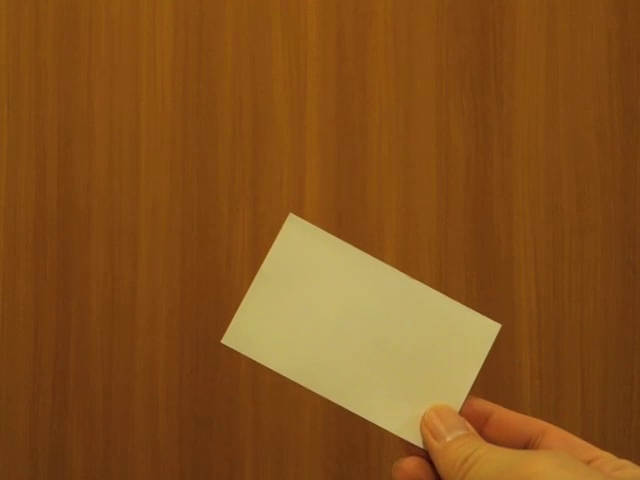
//> input picture frame 45 of 09_2024-06-18/src/card.mov, 640 x 480 px
$ ./dip09_kadai3   (built with g++ and OpenCV 4)
//> lines starting //> are read from the running program, lines starting //| are printed output that depends on the picture; after the words box and inside, x2 and y2 are one past the last pixel; in counts of white or black regions, pixels touching at a corner belong together
#include <iostream>
#include <opencv2/opencv.hpp>
#include <cmath>

// #define DEBUG

bool isParallel(float theta1, float theta2, float angleThreshold = CV_PI / 180 * 10) {
    return std::abs(theta1 - theta2) < angleThreshold || std::abs(theta1 - theta2 - CV_PI) < angleThreshold;
}

bool isPerpendicular(float theta1, float theta2, float angleThreshold = CV_PI / 180 * 5) {
    float angleDiff = std::abs(theta1 - theta2);
    return std::abs(angleDiff - CV_PI / 2) < angleThreshold || std::abs(angleDiff - 3 * CV_PI / 2) < angleThreshold;
}

int main(int argc, char* argv[]) {
    cv::VideoCapture capture("./src/card.mov");
    if (!capture.isOpened()) {
        std::cout << "Capture not found" << std::endl;
        return -1;
    }

    int w = capture.get(cv::CAP_PROP_FRAME_WIDTH);
    int h = capture.get(cv::CAP_PROP_FRAME_HEIGHT);
    cv::Size imageSize(w, h);
    cv::Mat originalImage, frameImage(imageSize, CV_8UC3), grayImage(imageSize, CV_8UC1), edgeImage(imageSize, CV_8UC1);
    cv::Mat reticleImage;

    cv::namedWindow("Edge");
    cv::moveWindow("Edge", 100, 100);
    cv::namedWindow("Reticle");
    cv::moveWindow("Reticle", 200, 200);
    cv::namedWindow("Frame");
    cv::moveWindow("Frame", 0, 0);

    std::vector<cv::Vec2f> lines;

    // ビデオライタ生成
    // h264 でエンコード
    cv::VideoWriter rec("./dst/dip09_kadai3.mp4", cv::VideoWriter::fourcc('a', 'v', 'c', '1'), 20, frameImage.size());

    while (true) {
        reticleImage = cv::Mat::zeros(imageSize, CV_8UC1);
        capture >> originalImage;
//> originalImage is the input picture: 480 rows x 640 cols, CV_8UC3; mean B, G, R 27.9, 81, 132.1

        #ifdef DEBUG
        if (originalImage.empty()) {
            capture.set(cv::CAP_PROP_POS_FRAMES, 0);
            continue;
        }
        #endif

        // フレームが正しく読み込まれたか確認
        if (originalImage.empty()) {
            std::cerr << "Failed to capture frame\n";
            break;
        }

        // オリジナルのサイズが意図しない場合は、サイズの確認を行う
        if (originalImage.size() != imageSize) {
            std::cerr << "Frame size does not match the expected size\n";
            continue; // サイズが違う場合は処理をスキップ
        }

        // 最終的な長方形の辺を入れる
        std::vector<cv::Vec2f> rectangleLines;

        cv::resize(originalImage, frameImage, imageSize);
        cv::cvtColor(frameImage, grayImage, cv::COLOR_BGR2GRAY);
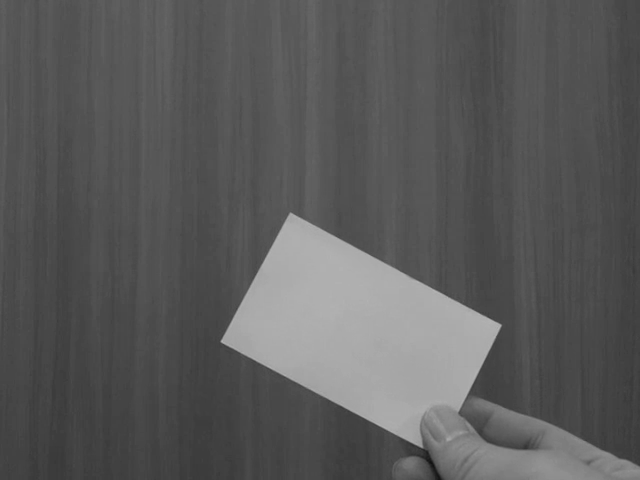
//> grayImage: 480 rows x 640 cols, CV_8UC1; min 17, max 181, mean 90.2
        cv::Canny(grayImage, edgeImage, 120, 160, 3);
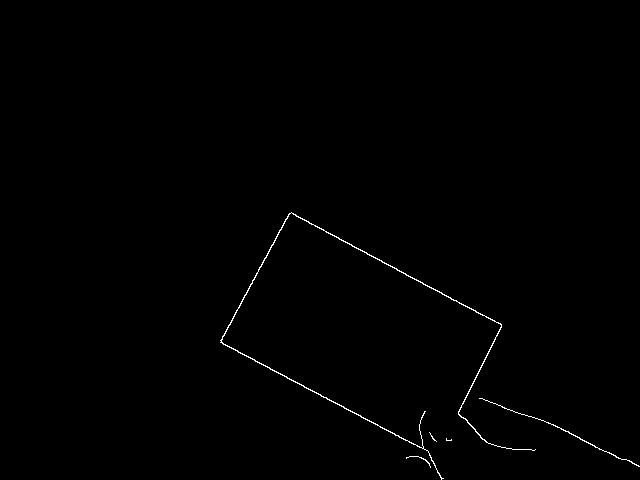
//> edgeImage: 480 rows x 640 cols, CV_8UC1; 0.46% white in thin lines or dots, all inside (x1, y1, x2, y2) = (220, 212, 640, 480)

        // 直線の検出
        cv::HoughLines(edgeImage, lines, 1, CV_PI / 180, 60);
//> lines = 16 lines (rho, theta), first 12: [198, 2.06], [51, 2.06], [355, 0.49], [357, 0.51], [207, 2.04], [44, 2.08], [595, 0.47], [593, 0.45], [61, 2.04], [127, 2.04], [191, 2.08], [140, 2.02]

        // 極めて隣接した直線を複数検出しないようにする
        std::vector<cv::Vec2f> uniqueLines;
        for (int i = 0; i < lines.size(); i++) {
            cv::Vec2f line = lines[i];
            float rho = line[0], theta = line[1];
            bool isUnique = true;
            for (int j = 0; j < uniqueLines.size(); j++) {
                cv::Vec2f uniqueLine = uniqueLines[j];
                float uniqueRho = uniqueLine[0], uniqueTheta = uniqueLine[1];
                if (std::abs(rho - uniqueRho) < 20 && std::abs(theta - uniqueTheta) < CV_PI / 180 * 10) {
                    isUnique = false;
                    break;
                }
            }
            if (isUnique) uniqueLines.push_back(line);
        }
//> this loop made 16 passes
//> (rho, theta, isUnique) on passes 1 to 12: (198, 2.06, true), (51, 2.06, true), (355, 0.489, true), (357, 0.506, false), (207, 2.04, false), (44, 2.08, false), (595, 0.471, true), (593, 0.454, false), (61, 2.04, false), (127, 2.04, true), (191, 2.08, false), (140, 2.02, false)

        // 並行な直線を検出して色分けする
        std::vector<std::pair<cv::Vec2f, cv::Vec2f>> parallelPairs;
        for (int i = 0; i < uniqueLines.size(); i++) {
            for (int j = i + 1; j < uniqueLines.size(); j++) {
                if (isParallel(uniqueLines[i][1], uniqueLines[j][1])) {
                    parallelPairs.push_back(std::make_pair(uniqueLines[i], uniqueLines[j]));
                }
            }
        }
//> this loop made 6 passes
//> after the loop, parallelPairs = 7 items

        // 最も距離の遠い並行な直線ペアを探す
        double maxDistance = 0;
        std::pair<cv::Vec2f, cv::Vec2f> furthestPair;
        for (const auto& pair : parallelPairs) {
            double distance = std::abs(pair.first[0] - pair.second[0]);
            if (distance > maxDistance) {
                maxDistance = distance;
                furthestPair = pair;
            }
        }
//> this loop made 7 passes
//> (distance, maxDistance) on passes 1, 6: (147, 147), (240, 240)
//> distance on passes 2, 3, 4, 5, 7: 71, 20, 76, 127, 51
//> after the loop, maxDistance = 240

        // 最も距離の遠い並行な直線ペアを描画
        if (maxDistance > 0) {
            for (const auto& line : {furthestPair.first, furthestPair.second}) {
                float rho = line[0], theta = line[1];
                double a = cos(theta), b = sin(theta);
                double x0 = a * rho, y0 = b * rho;
                cv::Point pt1(cvRound(x0 + 1000 * (-b)), cvRound(y0 + 1000 * a));
                cv::Point pt2(cvRound(x0 - 1000 * (-b)), cvRound(y0 - 1000 * a));

                #ifdef DEBUG
                cv::line(frameImage, pt1, pt2, cv::Scalar(0, 255, 0), 2, cv::LINE_AA);
                #endif

                // 長方形の辺を保存
                rectangleLines.push_back(line);
            }
//> this loop made 2 passes
//> (rho, theta, a, b, x0, y0, pt1, pt2) on passes 1 to 2: (355, 0.489, 0.883, 0.469, 313.4, 166.7, Point(-156, 1050), Point(783, -716)), (595, 0.471, 0.891, 0.454, 530.1, 270.1, Point(76, 1161), Point(984, -621))
        }

        // 緑色の線と垂直に交わる直線を検出
        std::vector<cv::Vec2f> perpendicularLines;
        if (maxDistance > 0) {
            for (const auto& line : uniqueLines) {
                if (isPerpendicular(furthestPair.first[1], line[1]) || isPerpendicular(furthestPair.second[1], line[1])) {
                    perpendicularLines.push_back(line);
                }
            }
//> this loop made 6 passes
//> (line, angleDiff in isPerpendicular) on passes 1, 2, 5, 6: ([198, 2.06], 1.57), ([51, 2.06], 1.57), ([127, 2.04], 1.55), ([178, 1.97], 1.48)
//> (line, angleDiff in isPerpendicular, angleDiff in isPerpendicular (second call)) on passes 3 to 4: ([355, 0.489], 0, 0.0175), ([595, 0.471], 0.0175, 0)
        }

        // 垂直に交わる直線ペアのうち最も距離の遠いペアを探す
        double maxPerpendicularDistance = 0;
        std::pair<cv::Vec2f, cv::Vec2f> furthestPerpendicularPair;
        for (int i = 0; i < perpendicularLines.size(); i++) {
            for (int j = i + 1; j < perpendicularLines.size(); j++) {
                double distance = std::abs(perpendicularLines[i][0] - perpendicularLines[j][0]);
                if (distance > maxPerpendicularDistance) {
                    maxPerpendicularDistance = distance;
                    furthestPerpendicularPair = std::make_pair(perpendicularLines[i], perpendicularLines[j]);
                }
            }
        }
//> this loop made 4 passes
//> after the loop, maxPerpendicularDistance = 147; perpendicularLines = 4 items: [198, 2.06], [51, 2.06], [127, 2.04], [178, 1.97]

        // 最も距離の遠い垂直な直線ペアを青色で描画
        if (maxPerpendicularDistance > 0) {
            for (const auto& line : {furthestPerpendicularPair.first, furthestPerpendicularPair.second}) {
                float rho = line[0], theta = line[1];
                double a = cos(theta), b = sin(theta);
                double x0 = a * rho, y0 = b * rho;
                cv::Point pt1(cvRound(x0 + 1000 * (-b)), cvRound(y0 + 1000 * a));
                cv::Point pt2(cvRound(x0 - 1000 * (-b)), cvRound(y0 - 1000 * a));

                #ifdef DEBUG
                cv::line(frameImage, pt1, pt2, cv::Scalar(255, 0, 0), 2, cv::LINE_AA);
                #endif

                // 長方形の辺を保存
                rectangleLines.push_back(line);
            }
//> this loop made 2 passes
//> (rho, theta, a, b, x0, y0, pt1, pt2) on passes 1 to 2: (198, 2.06, -0.469, 0.883, -92.96, 174.8, Point(-976, -295), Point(790, 644)), (51, 2.06, -0.469, 0.883, -23.94, 45.03, Point(-907, -424), Point(859, 515))
        }


        // 長方形の頂点(rectangleLinesの交点)を描画
        std::vector<cv::Point> rectanglePoints;
        if (rectangleLines.size() >= 4) {
            for (int i = 0; i < rectangleLines.size(); i++) {
                for (int j = i + 1; j < rectangleLines.size(); j++) {
                    float rho1 = rectangleLines[i][0], theta1 = rectangleLines[i][1];
                    float rho2 = rectangleLines[j][0], theta2 = rectangleLines[j][1];
                    double a1 = cos(theta1), b1 = sin(theta1);
                    double a2 = cos(theta2), b2 = sin(theta2);
                    double d = a1 * b2 - a2 * b1;
                    if (std::abs(d) < 1e-6) continue;
                    double x = (b2 * rho1 - b1 * rho2) / d;
                    double y = (a1 * rho2 - a2 * rho1) / d;
                    cv::Point point(cvRound(x), cvRound(y));
                    cv::circle(frameImage, point, 10, cv::Scalar(0, 255, 0), -1);
                    cv::circle(reticleImage, point, 10, cv::Scalar(255), -1);

                    rectanglePoints.push_back(point);
                }
            }
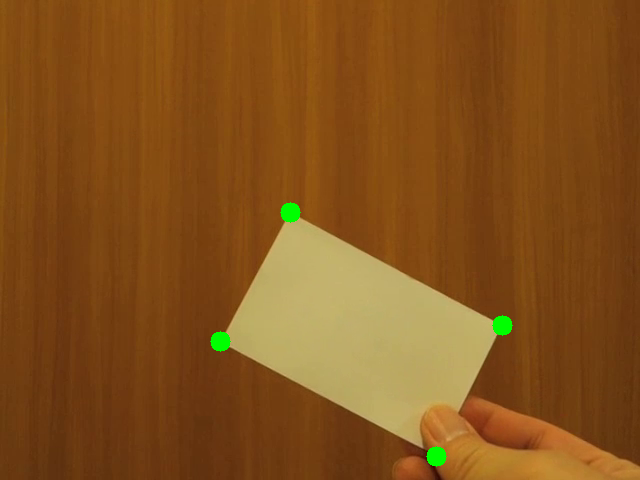
//> frameImage: 480 rows x 640 cols, CV_8UC3; 0.41% of pixels changed, all inside (x1, y1, x2, y2) = (210, 202, 513, 467)
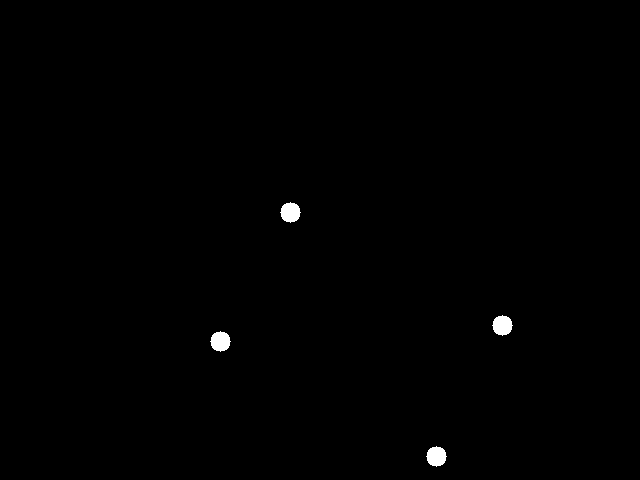
//> reticleImage: 480 rows x 640 cols, CV_8UC1; 0.41% white; 4 white regions
//> after the loop, rectanglePoints = 5 Points (x, y): [6771, -11978], [220, 341], [290, 212], [436, 456], [502, 325]
        }

        //reticleImageの輪郭を抽出
        std::vector<std::vector<cv::Point>> contours;
        std::vector<cv::Vec4i> hierarchy;
        cv::findContours(reticleImage, contours, hierarchy, cv::RETR_EXTERNAL, cv::CHAIN_APPROX_SIMPLE);
//> contours = 4 contours; box (x1, y1, x2, y2) and area: (426, 446, 447, 467) 288, (210, 331, 231, 352) 288, (492, 315, 513, 336) 288, (280, 202, 301, 223) 288

        // 各輪郭の中心同士を直線で結ぶ
        for (int i = 0; i < contours.size(); i++) {
            for (int j = i + 1; j < contours.size(); j++) {
                cv::Moments moments1 = cv::moments(contours[i]);
                cv::Moments moments2 = cv::moments(contours[j]);
                cv::Point center1(moments1.m10 / moments1.m00, moments1.m01 / moments1.m00);
                cv::Point center2(moments2.m10 / moments2.m00, moments2.m01 / moments2.m00);
                cv::line(frameImage, center1, center2, cv::Scalar(0, 0, 255), 2, cv::LINE_AA);
            }
        }
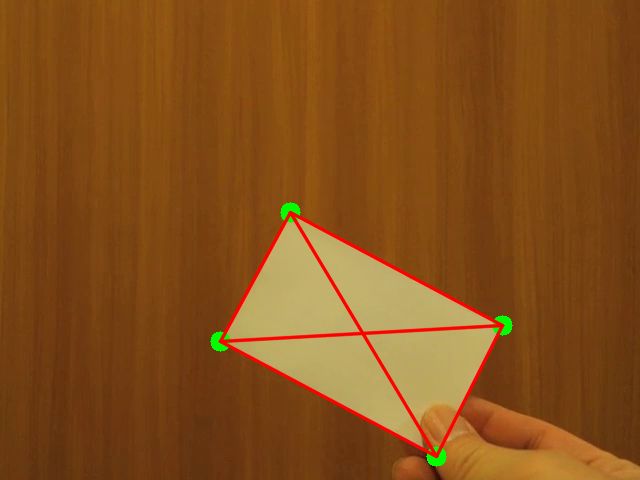
//> frameImage: 480 rows x 640 cols, CV_8UC3; 2.02% of pixels changed, all inside (x1, y1, x2, y2) = (218, 210, 505, 459)


        cv::imshow("Frame", frameImage);
        cv::imshow("Edge", edgeImage);
        cv::imshow("Reticle", reticleImage);

        int key = cv::waitKey(10);
//> the 'q' key is pressed
        if (key == 'q') break;

        rec << frameImage;  //ビデオライタに画像出力
    }
//> after the loop, lines = 16 items, first 12: [198, 2.06], [51, 2.06], [355, 0.49], [357, 0.51], [207, 2.04], [44, 2.08], [595, 0.47], [593, 0.45], [61, 2.04], [127, 2.04], [191, 2.08], [140, 2.02]

    capture.release();
    std::cout << "Finished" << std::endl;
    return 0;
}

$ run again, starting later in the video
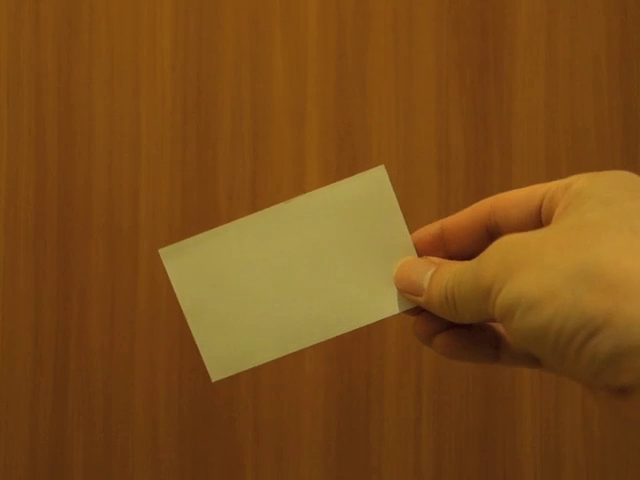
//> input picture frame 203 of 09_2024-06-18/src/card.mov, 640 x 480 px
//> originalImage is the input picture: 480 rows x 640 cols, CV_8UC3; mean B, G, R 24.9, 76.7, 123.2
//> `cv::Canny(grayImage, edgeImage, 120, 160, 3);`:
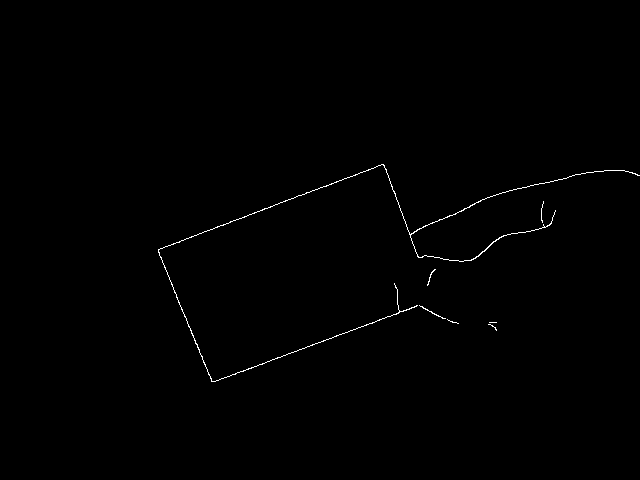
//> edgeImage: 480 rows x 640 cols, CV_8UC1; 0.43% white in thin lines or dots, all inside (x1, y1, x2, y2) = (158, 164, 640, 382)
//> `cv::HoughLines(edgeImage, lines, 1, CV_PI / 180, 60);`: lines = 9 lines (rho, theta): [290, 1.2], [430, 1.22], [-53, 2.76], [434, 1.2], [286, 1.22], [-46, 2.74], [300, 1.34], [379, 1.15], [-304, 2.79]
//> the loop `for (int i = 0; i < lines.size(); i++)` made 9 passes
//> the loop `for (int i = 0; i < uniqueLines.size(); i++)` made 5 passes
//> after the loop `for (int i = 0; i < uniqueLines.size(); i++)`: parallelPairs = 4 items
//> the loop `for (const auto& pair : parallelPairs)` made 4 passes
//> (distance, maxDistance) on passes 1, 4: (140, 140), (251, 251)
//> after the loop `for (const auto& pair : parallelPairs)`: maxDistance = 251
//> the loop `for (const auto& line : {furthestPair.first, furthestPair.second})` made 2 passes
//> (rho, theta, a, b, x0, y0, pt1, pt2) on passes 1 to 2: (-53, 2.76, -0.927, 0.375, 49.14, -19.85, Point(-325, -947), Point(424, 907)), (-304, 2.79, -0.94, 0.342, 285.7, -104, Point(-56, -1044), Point(628, 836))
//> the loop `for (const auto& line : uniqueLines)` made 5 passes
//> (line, angleDiff in isPerpendicular) on passes 1, 2, 4: ([290, 1.2], 1.55), ([430, 1.22], 1.54), ([379, 1.15], 1.61)
//> the loop `for (int i = 0; i < perpendicularLines.size(); i++)` made 3 passes
//> after the loop `for (int i = 0; i < perpendicularLines.size(); i++)`: maxPerpendicularDistance = 140; perpendicularLines = 3 items: [290, 1.2], [430, 1.22], [379, 1.15]
//> the loop `for (const auto& line : {furthestPerpendicularPair.first, furthestPerp..` made 2 passes
//> (rho, theta, a, b, x0, y0, pt1, pt2) on passes 1 to 2: (290, 1.2, 0.358, 0.934, 103.9, 270.7, Point(-830, 629), Point(1038, -88)), (430, 1.22, 0.342, 0.94, 147.1, 404.1, Point(-793, 746), Point(1087, 62))
//> the loop `for (int i = 0; i < rectangleLines.size(); i++)` made 4 passes
//> after the loop `for (int i = 0; i < rectangleLines.size(); i++)`: rectanglePoints = 6 Points (x, y): [2744, 6649], [158, 250], [211, 381], [383, 164], [433, 300], [-7387, 3146]
//> contours = 4 contours; box (x1, y1, x2, y2) and area: (201, 371, 222, 392) 288, (423, 290, 444, 311) 288, (148, 240, 169, 261) 288, (373, 154, 394, 175) 288
//> the loop `for (int i = 0; i < contours.size(); i++)` made 4 passes
//> after the loop `for (int i = 0; i < contours.size(); i++)`:
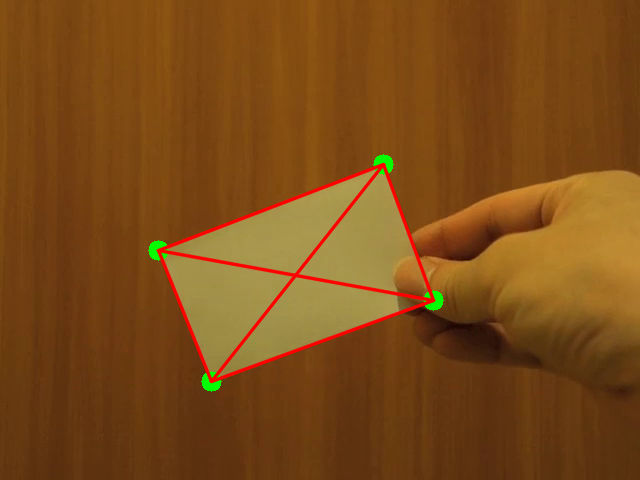
//> frameImage: 480 rows x 640 cols, CV_8UC3; mean B, G, R 24, 75.5, 124.2
//> after the loop `while (true)`: lines = 9 items: [290, 1.2], [430, 1.22], [-53, 2.76], [434, 1.2], [286, 1.22], [-46, 2.74], [300, 1.34], [379, 1.15], [-304, 2.79]

$ run again, starting later in the video
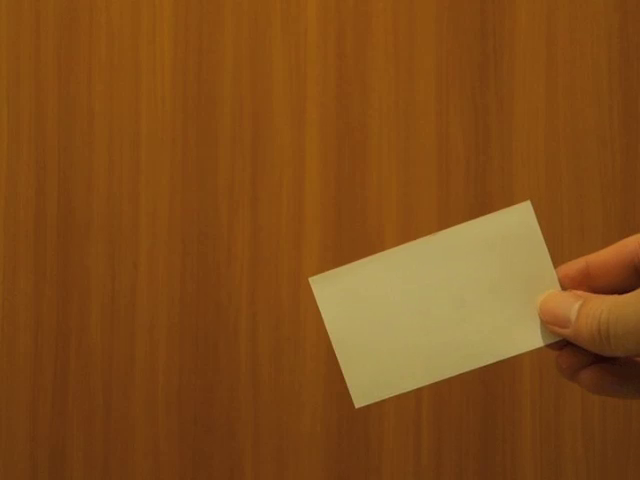
//> input picture frame 361 of 09_2024-06-18/src/card.mov, 640 x 480 px
//> originalImage is the input picture: 480 rows x 640 cols, CV_8UC3; mean B, G, R 25.5, 77.1, 129.6
//> `cv::Canny(grayImage, edgeImage, 120, 160, 3);`:
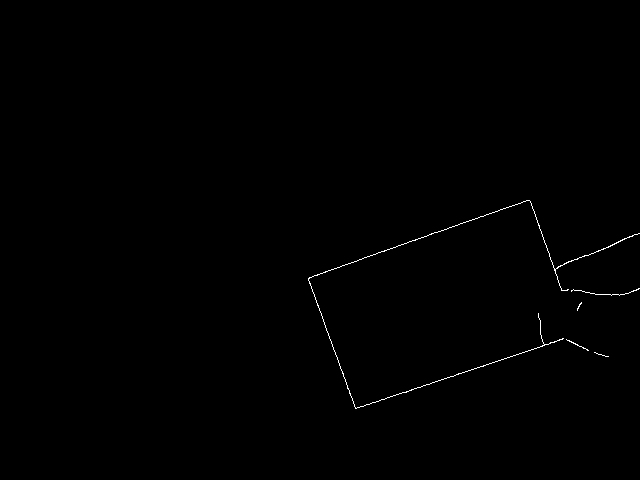
//> edgeImage: 480 rows x 640 cols, CV_8UC1; 0.31% white in thin lines or dots, all inside (x1, y1, x2, y2) = (308, 200, 640, 409)
//> `cv::HoughLines(edgeImage, lines, 1, CV_PI / 180, 60);`: lines = 7 lines (rho, theta): [-194, 2.79], [367, 1.22], [497, 1.26], [361, 1.24], [503, 1.24], [-436, 2.81], [-429, 2.79]
//> the loop `for (int i = 0; i < lines.size(); i++)` made 7 passes
//> the loop `for (int i = 0; i < uniqueLines.size(); i++)` made 4 passes
//> after the loop `for (int i = 0; i < uniqueLines.size(); i++)`: parallelPairs = 2 items
//> the loop `for (const auto& pair : parallelPairs)` made 2 passes
//> (distance, maxDistance) on pass 1: (242, 242)
//> after the loop `for (const auto& pair : parallelPairs)`: maxDistance = 242
//> the loop `for (const auto& line : {furthestPair.first, furthestPair.second})` made 2 passes
//> (rho, theta, a, b, x0, y0, pt1, pt2) on passes 1 to 2: (-194, 2.79, -0.94, 0.342, 182.3, -66.35, Point(-160, -1006), Point(524, 873)), (-436, 2.81, -0.946, 0.326, 412.2, -141.9, Point(87, -1087), Point(738, 804))
//> the loop `for (const auto& line : uniqueLines)` made 4 passes
//> (line, angleDiff in isPerpendicular, angleDiff in isPerpendicular (second call)) on passes 1, 4: ([-194, 2.79], 0, 0.0175), ([-436, 2.81], 0.0175, 0)
//> the loop `for (int i = 0; i < perpendicularLines.size(); i++)` made 2 passes
//> maxPerpendicularDistance on passes 1 to 2: 130, 130
//> after the loop `for (int i = 0; i < perpendicularLines.size(); i++)`: maxPerpendicularDistance = 130; perpendicularLines = 2 items: [367, 1.22], [497, 1.26]
//> the loop `for (const auto& line : {furthestPerpendicularPair.first, furthestPerp..` made 2 passes
//> (rho, theta, a, b, x0, y0, pt1, pt2) on passes 1 to 2: (367, 1.22, 0.342, 0.94, 125.5, 344.9, Point(-814, 687), Point(1065, 3)), (497, 1.26, 0.309, 0.951, 153.6, 472.7, Point(-797, 782), Point(1105, 164))
//> the loop `for (int i = 0; i < rectangleLines.size(); i++)` made 4 passes
//> after the loop `for (int i = 0; i < rectangleLines.size(); i++)`: rectanglePoints = 6 Points (x, y): [4925, 12965], [308, 279], [355, 407], [529, 198], [577, 335], [-3381, 1621]
//> contours = 4 contours; box (x1, y1, x2, y2) and area: (345, 397, 366, 418) 288, (567, 325, 588, 346) 288, (298, 269, 319, 290) 288, (519, 188, 540, 209) 288
//> the loop `for (int i = 0; i < contours.size(); i++)` made 4 passes
//> after the loop `for (int i = 0; i < contours.size(); i++)`:
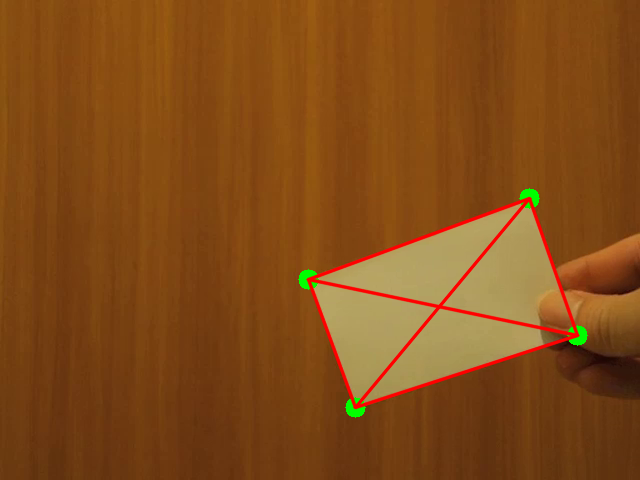
//> frameImage: 480 rows x 640 cols, CV_8UC3; mean B, G, R 24.4, 75.9, 130.6
//> after the loop `while (true)`: lines = 7 items: [-194, 2.79], [367, 1.22], [497, 1.26], [361, 1.24], [503, 1.24], [-436, 2.81], [-429, 2.79]
